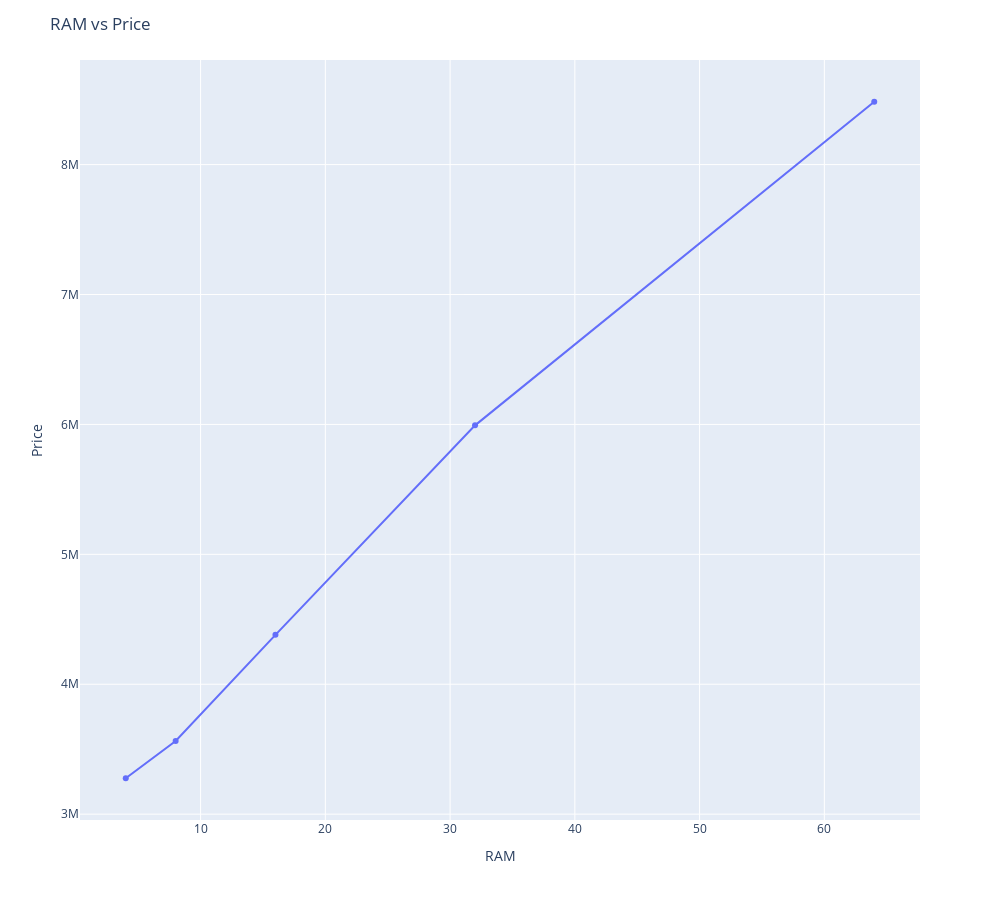

Here is the notebook cell this chart was saved with:
### Code cell
fig = px.line(df8, x=df8["RAM (GB)"], y=df8["Price"], markers= True)
fig.update_layout(xaxis_title="RAM", yaxis_title="Price", title="RAM vs Price", width= 1000, height=900)
fig.show()

### Figure 1 — Plotly figure (JSON) as saved in the notebook; plotly's stock layout.template omitted (floating-point values rounded to 4 significant figures)
{"data": [{"hovertemplate": "RAM (GB)=%{x}<br>Price=%{y}<extra></extra>", "legendgroup": "", "line": {"color": "#636efa", "dash": "solid"}, "marker": {"symbol": "circle"}, "mode": "lines+markers", "name": "", "orientation": "v", "showlegend": false, "type": "scatter", "x": [64, 32, 16, 8, 4], "xaxis": "x", "y": [8484000.0, 5993000.0, 4380000.0, 3563000.0, 3276000.0], "yaxis": "y"}], "layout": {"height": 900, "legend": {"tracegroupgap": 0}, "margin": {"t": 60}, "title": {"text": "RAM vs Price"}, "width": 1000, "xaxis": {"anchor": "y", "autorange": true, "domain": [0, 1], "range": [0.3327, 67.67], "title": {"text": "RAM"}, "type": "linear"}, "yaxis": {"anchor": "x", "autorange": true, "domain": [0, 1], "range": [2955000.0, 8805000.0], "title": {"text": "Price"}, "type": "linear"}}}
